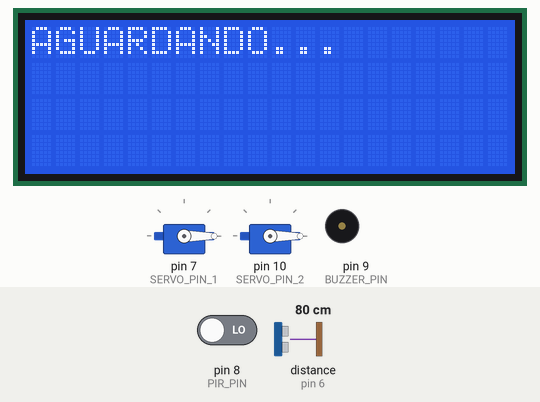
Simulated run of this sketch. Board: Arduino Uno, built with avr-gcc and run on an emulated ATmega328P. On the bench: 20×4 character LCD, 2 × servo, buzzer (waves = sounding). Wiring (inferred from the names in the program): ultrasonic range finder: trigger pin 5; echo pin 6. Inputs (shaded band) come from the test bench; at power-on: distance to the obstacle (sensor on pin 6) 80 cm, pin 8 (PIR_PIN) LOW. The echo pulse lasts 58.3 µs per cm.

Above: at 1.2 s.
1.3 s: distance to the obstacle (sensor on pin 6) set to 18 cm
2.8 s: distance to the obstacle (sensor on pin 6) set to 15 cm
At 4.0 s:
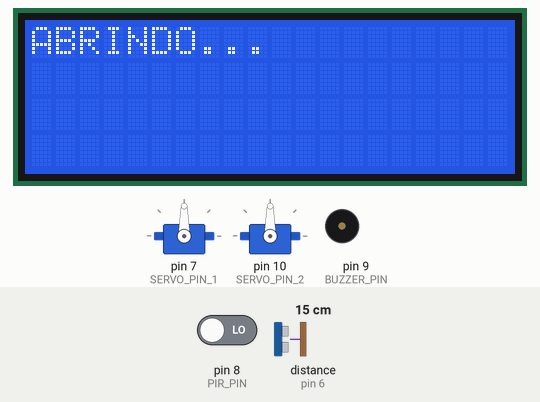
At 16.1 s:
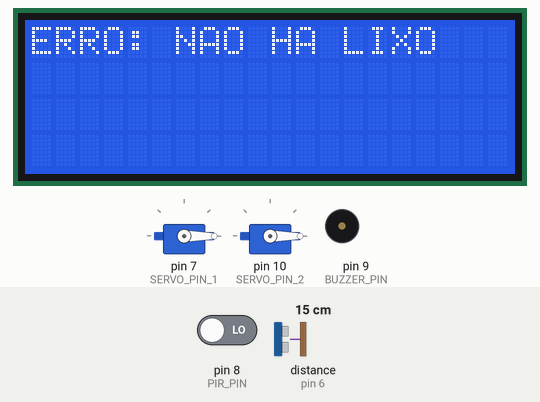
Timing chart, 0 to 31.7 s (numbered marks = the images above; inputs shaded):
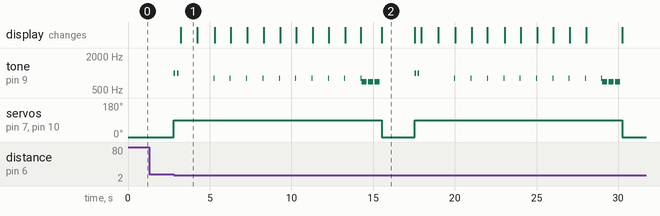

Measured:
- the behaviour switches between 17 and 16 cm on distance to the obstacle (sensor on pin 6) (found by bisection; images 0 and 1)
- after the input at 1.3 s, every drawn part: stays the same
- after the input at 2.8 s, tone on pin 9 (BUZZER_PIN): plays 1000 Hz for 0.10 s, 1000 Hz for 0.10 s, 800 Hz for 0.05 s, 800 Hz for 0.05 s, 800 Hz for 0.05 s, 800 Hz for 0.05 s … (30 notes in this stretch), starting at once; servo on pin 7 (SERVO_PIN_1): alternates 90° for 12.7 s and 0° for 2.0 s, starting at once
- what the display in image 1 shows lasts 1.1 s, from 3.2 s to 4.3 s

The sketch:

Lixeira.ino
```cpp
#include <Servo.h>
#include <LiquidCrystal_I2C.h>

// Definindo os pinos
#define TRIG_PIN 5
#define ECHO_PIN 6
#define PIR_PIN 8
#define BUZZER_PIN 9
#define SERVO_PIN_1 7
#define SERVO_PIN_2 10

// Configurações do LCD
LiquidCrystal_I2C lcd(0x27, 20, 4);

// Criando objetos para os servos
Servo servo1;
Servo servo2;

// Variáveis
long duration;
int distance;
unsigned long tempoAbertura;
bool tampaAberta = false;
unsigned long ultimoBip = 0;
int tempoRestante = 15;

void setup() {
  // Configurações do LCD
  lcd.init();
  lcd.backlight();
  lcd.clear();
  lcd.setCursor(0, 0);
  lcd.print("AGUARDANDO...");

  // Configuração dos pinos
  pinMode(TRIG_PIN, OUTPUT);
  pinMode(ECHO_PIN, INPUT);
  pinMode(PIR_PIN, INPUT);
  pinMode(BUZZER_PIN, OUTPUT);

  // Inicializando os servos
  servo1.attach(SERVO_PIN_1);
  servo2.attach(SERVO_PIN_2);
  fecharTampa();
}

void loop() {

  distance = medirDistancia();

  // Se um objeto for detectado entre 2 e 15 cm
  if (distance >= 2 && distance <= 15 && !tampaAberta) {

    abrirTampa();
    bipAbrir();

    lcd.clear();
    lcd.setCursor(0, 0);
    lcd.print("ABRINDO...");
    delay(1000);

    lcd.clear();
    lcd.setCursor(0, 0);
    lcd.print("AGUARDANDO DEPOSITO");

    tempoAbertura = millis();
    ultimoBip = tempoAbertura;
    tampaAberta = true;
  }

  if (tampaAberta) {

    // Atualiza o tempo restante
    tempoRestante = 10 - (millis() - tempoAbertura) / 1000;

    lcd.setCursor(0, 2);
    lcd.print("Tempo: ");
    lcd.print(tempoRestante);
    lcd.print("s      ");

    // Emitir um bip a cada segundo
    if (millis() - ultimoBip >= 1000) {
      bipCurto();
      ultimoBip += 1000;
    }

    if (digitalRead(PIR_PIN) == HIGH) {

      lcd.clear();
      lcd.setCursor(0, 0);
      lcd.print("DEPOSITO FEITO!");

      delay(6000);

      bipFechar();
      fecharTampa();

      lcd.clear();
      lcd.setCursor(0, 0);
      lcd.print("OBRIGADO!");

      delay(2000);

      lcd.clear();
      lcd.setCursor(0, 0);
      lcd.print("AGUARDANDO...");

      tampaAberta = false;
    }

    else if (millis() - tempoAbertura >= 10000) {

      bipErro();
      fecharTampa();

      lcd.clear();
      lcd.setCursor(0, 0);
      lcd.print("ERRO: NAO HA LIXO");

      delay(2000);

      lcd.clear();
      lcd.setCursor(0, 0);
      lcd.print("AGUARDANDO...");

      tampaAberta = false;
    }
  }
}

// Função para medir a distância com filtro
int medirDistancia() {

  digitalWrite(TRIG_PIN, LOW);
  delayMicroseconds(5);

  digitalWrite(TRIG_PIN, HIGH);
  delayMicroseconds(10);
  digitalWrite(TRIG_PIN, LOW);

  long duracao = pulseIn(ECHO_PIN, HIGH, 30000);

  if (duracao == 0) {
    return 999;
  }

  int distancia = duracao * 0.034 / 2;

  if (distancia < 2 || distancia > 400) {
    return 999;
  }

  return distancia;
}

// Função para abrir a tampa
void abrirTampa() {
  servo1.write(90);
  servo2.write(90);
}

// Função para fechar a tampa
void fecharTampa() {
  servo1.write(0);
  servo2.write(0);
}

// Função para bip curto do cronômetro
void bipCurto() {
  tone(BUZZER_PIN, 800);
  delay(50);
  noTone(BUZZER_PIN);
}

// Função para bipar ao abrir
void bipAbrir() {
  for (int i = 0; i < 2; i++) {
    tone(BUZZER_PIN, 1000);
    delay(100);
    noTone(BUZZER_PIN);
    delay(100);
  }
}

// Função para bipar ao fechar
void bipFechar() {
  for (int i = 0; i < 3; i++) {
    tone(BUZZER_PIN, 1200);
    delay(100);
    noTone(BUZZER_PIN);
    delay(100);
  }
}

// Função para bipar caso não haja depósito de lixo
void bipErro() {
  for (int i = 0; i < 3; i++) {
    tone(BUZZER_PIN, 700);
    delay(300);
    noTone(BUZZER_PIN);
    delay(100);
  }
}
```
